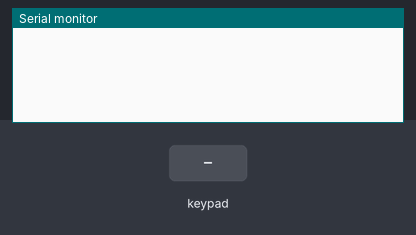
This sketch was run on a simulated Arduino Mega 2560, built with avr-gcc and run on an emulated ATmega2560. Parts: the last lines printed to the serial monitor. The test bench sets the inputs (shaded band).

Above: at 1.7 s.
1.8 s: key '1' pressed
At 3.0 s:
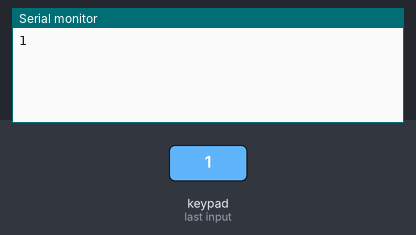
3.3 s: keypad keys 3 0 3 2 3 4 3 6 # pressed 0.4 s apart
At 7.7 s:
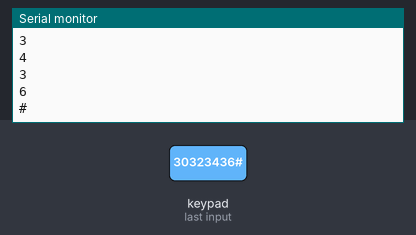
8.4 s: key 'A' pressed
At 9.4 s:
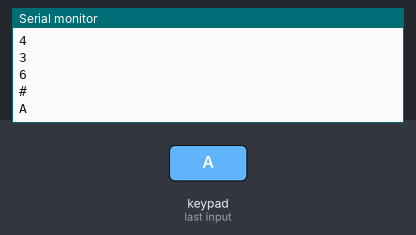
9.9 s: keypad keys 3 0 3 2 3 4 3 6 * pressed 0.4 s apart
At 14.1 s:
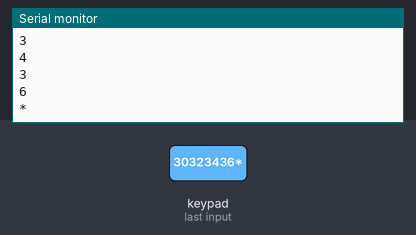
15.0 s: key 'B' pressed
At 15.4 s:
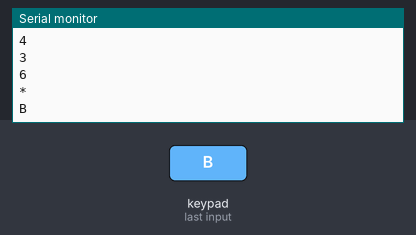
16.5 s: keypad keys 3 0 3 2 3 4 3 6 D pressed 0.4 s apart
At 20.2 s:
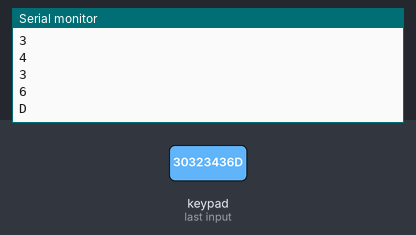
Timing chart, 0 to 21.7 s (numbered marks = the images above; inputs shaded):
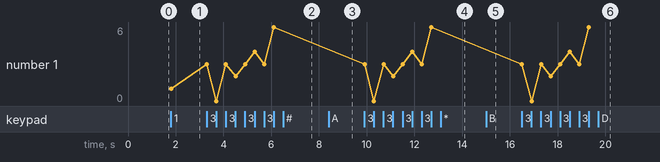

Measured:
- after the input at 1.8 s, the serial monitor: prints a new line at once (image 1)
- after the input at 3.3 s, the serial monitor: prints a new line at once (image 2)
- after the input at 8.4 s, the serial monitor: prints a new line at once (image 3)
- after the input at 9.9 s, the serial monitor: prints a new line at once (image 4)
- after the input at 15.0 s, the serial monitor: prints a new line at once (image 5)
- after the input at 16.5 s, the serial monitor: prints a new line at once (image 6)
- plotted number 1: 1 → 6 after the input at 3.3 s

The sketch:

MoveController.ino
```cpp
#include <Keypad.h>

const byte ROWS = 4; //four rows
const byte COLS = 4; //four columns
char keys[ROWS][COLS] = {
  {'1','2','3','A'},
  {'4','5','6','B'},
  {'7','8','9','C'},
  {'*','0','#','D'}
};

byte rowPins[ROWS] = {30, 32, 34, 36}; //connect to the row pinouts of the keypad
byte colPins[COLS] = {42, 44, 46, 48}; //connect to the column pinouts of the keypad

Keypad keypad = Keypad( makeKeymap(keys), rowPins, colPins, ROWS, COLS );

void setup(){
   Serial.begin(9600);
   delay(500);
}

void loop(){
  char key = keypad.getKey();

  if (key){
    Serial.println(key);
  }
}
```
